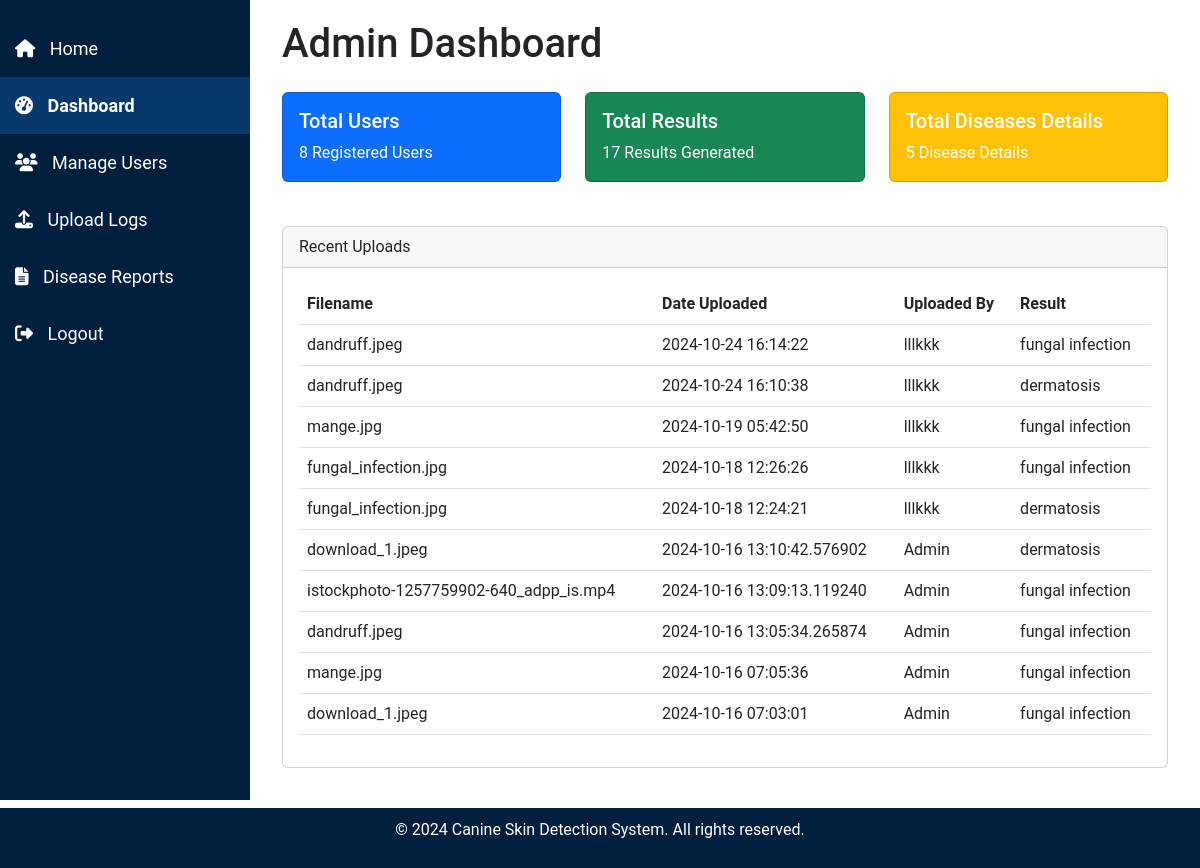
Before: /admin/admin_dashboard (signed in) with the older database file.
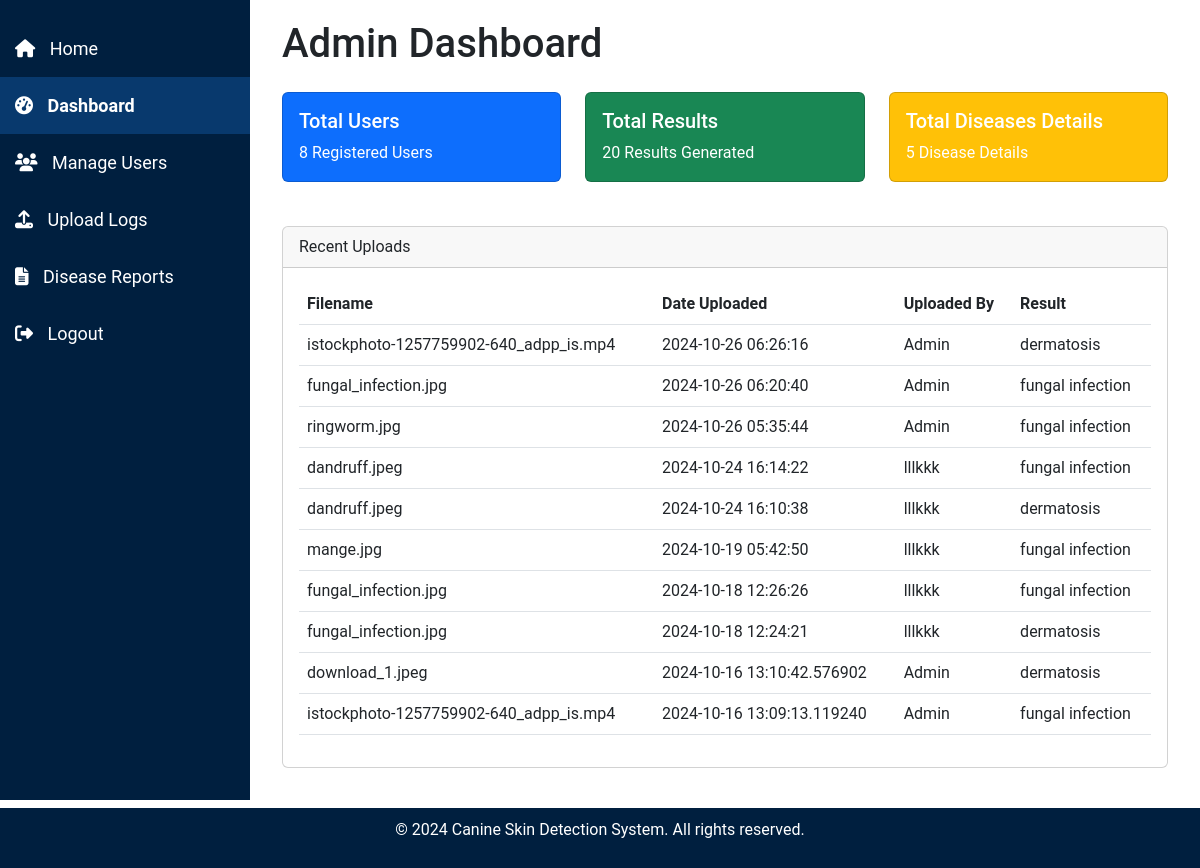
After: the same page with the newer database file.
### tables this page shows
CREATE TABLE uploads (
    id INTEGER PRIMARY KEY AUTOINCREMENT,
    filename TEXT NOT NULL,
    upload_date TIMESTAMP DEFAULT CURRENT_TIMESTAMP,
    file_type TEXT NOT NULL,
    result TEXT NOT NULL,  -- Add a column for storing the result (disease name)
    username TEXT NOT NULL  -- Store the username instead of user_id
);

### admin.py (the view)
@admin.route('/admin_dashboard')
def admin_dashboard():
    if 'user' not in session or session.get('role') != 'admin':
        flash('Access denied! Admins only.', 'danger')
        return redirect(url_for('index'))
    conn = get_db_connection()
    total_users = conn.execute('SELECT COUNT(*) FROM users').fetchone()[0]
    total_uploads = conn.execute('SELECT COUNT(*) FROM uploads').fetchone()[0]
    total_reports = conn.execute('SELECT COUNT(*) FROM diseases').fetchone()[0]
    recent_uploads = conn.execute('SELECT filename, upload_date, username, result FROM uploads ORDER BY upload_date DESC LIMIT 10').fetchall()
    conn.close()
    return render_template('admin/admin_dashboard.html', total_users=total_users, total_reports=total_reports, total_uploads=total_uploads, recent_uploads=recent_uploads)

### db.py (called while the page is built)
def get_db_connection():
    conn = sqlite3.connect('site.db')
    conn.row_factory = sqlite3.Row  # Allows accessing rows as dictionaries
    return conn

### templates/admin/admin_dashboard.html (shortened to what this page needs)
<!DOCTYPE html>
<html lang="en">
<head>
    <link href="https://cdn.jsdelivr.net/npm/bootstrap@5.3.0-alpha1/dist/css/bootstrap.min.css" rel="stylesheet">
    <link rel="stylesheet" href="{{ url_for('static', filename='css/admin_styles.css') }}">
</head>
<body>
    {% include 'partials/admin_sidebar.html' %}
    <div class="content">
        <div class="container-fluid">
            <h1 class="mb-4">Admin Dashboard</h1>
            <div class="row">
                <div class="col-lg-4 col-md-6">
                    <div class="card text-white bg-primary">
                        <div class="card-body">
                            <h5 class="card-title">Total Users</h5>
                            <p class="card-text">{{ total_users }} Registered Users</p>
                        </div>
                    </div>
                </div>
                <div class="col-lg-4 col-md-6">
                    <div class="card text-white bg-success">
                        <div class="card-body">
                            <h5 class="card-title">Total Results</h5>
                            <p class="card-text">{{ total_uploads }} Results Generated</p>
                        </div>
                    </div>
                </div>
                <div class="col-lg-4 col-md-6">
                    <div class="card text-white bg-warning">
                        <div class="card-body">
                            <h5 class="card-title">Total Diseases Details</h5>
                            <p class="card-text">{{ total_reports }} Disease Details</p>
                        </div>
                    </div>
                </div>
            </div>
            <div class="card mt-4">
                <div class="card-header">
                    Recent Uploads
                </div>
                <div class="card-body">
                    <table class="table table-hover">
                        <thead>
                            <tr>
                                <th>Filename</th>
                                <th>Date Uploaded</th>
                                <th>Uploaded By</th>
                                <th>Result</th>
                            </tr>
                        </thead>
                        <tbody>
                            {% for upload in recent_uploads %}
                            <tr>
                                <td>{{ upload.filename }}</td>
                                <td>{{ upload.upload_date }}</td>
                                <td>{{ upload.username }}</td>
                                <td>{{ upload.result }}</td>
                            </tr>
                            {% endfor %}
                        </tbody>
                    </table>
                </div>
            </div>
        </div>
    </div>
    {% include 'partials/footer_admin.html' %}
</body>
</html>

Changed rows visible on the page:
no longer on this page (row unchanged): uploads: filename "dandruff.jpeg", upload_date "2024-10-16 13:05:34.265874", username "Admin", result "fungal infection"
no longer on this page (row unchanged): uploads: filename "mange.jpg", upload_date "2024-10-16 07:05:36", username "Admin", result "fungal infection"
no longer on this page (row unchanged): uploads: filename "download_1.jpeg", upload_date "2024-10-16 07:03:01", username "Admin", result "fungal infection"
added uploads: filename "istockphoto-1257759902-640_adpp_is.mp4", upload_date "2024-10-26 06:26:16", username "Admin", result "dermatosis"
added uploads: filename "fungal_infection.jpg", upload_date "2024-10-26 06:20:40", username "Admin", result "fungal infection"
added uploads: filename "ringworm.jpg", upload_date "2024-10-26 05:35:44", username "Admin", result "fungal infection"
Other visible differences:
{{ total_uploads }}: "17" → "20"
